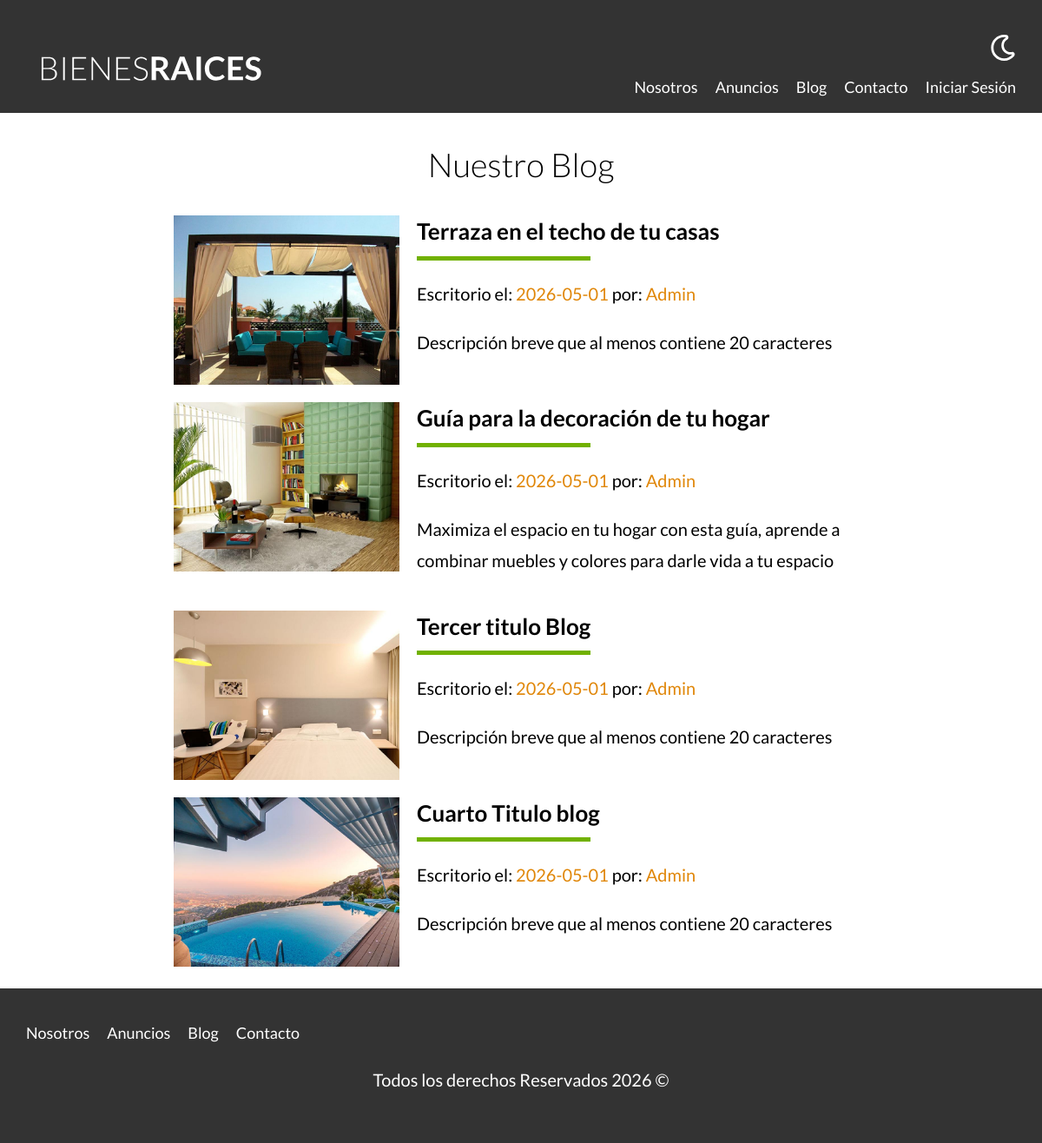
Page /blog on the committed database.
### tables this page shows
CREATE TABLE `blog` (
  `id` int NOT NULL AUTO_INCREMENT,
  `titulo` varchar(60) DEFAULT NULL,
  `imagen` varchar(200) DEFAULT NULL,
  `descripcion` mediumtext,
  `contenido` longtext,
  `creado` date DEFAULT NULL,
  `usuarioId` int DEFAULT NULL,
  PRIMARY KEY (`id`),
  KEY `usuarioId_id` (`usuarioId`),
  CONSTRAINT `usuarioId` FOREIGN KEY (`usuarioId`) REFERENCES `usuarios` (`id`)
);

CREATE TABLE `usuarios` (
  `id` int NOT NULL AUTO_INCREMENT,
  `email` varchar(60) DEFAULT NULL,
  `password` char(60) DEFAULT NULL,
  `nombre` varchar(60) DEFAULT NULL,
  PRIMARY KEY (`id`)
);

### controllers/PaginasController.php (called while the page is built, shortened)
<?php
class PaginasController {
    public static function blog(Router $router) {
        $entradas = Entrada::all();
        $usuarioId = Admin::all();
        $router->render('paginas/blog', [
            'entradas' => $entradas,
            'usuarioId' => $usuarioId
        ]);
    }
}

### public/index.php (called while the page is built, shortened)
<?php
$router = new Router();
$router->get('/admin', [PropiedadController::class, 'index'] );
$router->get('/propiedades/crear', [PropiedadController::class, 'crear']);
$router->post('/propiedades/crear', [PropiedadController::class, 'crear']);
$router->get('/propiedades/actualizar', [PropiedadController::class, 'actualizar']);
$router->post('/propiedades/actualizar', [PropiedadController::class, 'actualizar']);
$router->post('/propiedades/eliminar', [PropiedadController::class, 'eliminar']);
$router->get('/vendedores/crear', [VendedorController::class, 'crear']);
$router->post('/vendedores/crear', [VendedorController::class, 'crear']);
$router->get('/vendedores/actualizar', [VendedorController::class, 'actualizar']);
$router->post('/vendedores/actualizar', [VendedorController::class, 'actualizar']);
$router->post('/vendedores/eliminar', [VendedorController::class, 'eliminar']);
$router->get('/blog/crear', [EntradaController::class, 'crear']);
$router->post('/blog/crear', [EntradaController::class, 'crear']);
$router->get('/blog/actualizar', [EntradaController::class, 'actualizar']);
$router->post('/blog/actualizar', [EntradaController::class, 'actualizar']);
$router->post('/blog/eliminar', [EntradaController::class, 'eliminar']);
$router->get('/', [PaginasController::class, 'index']);
$router->get('/nosotros', [PaginasController::class, 'nosotros']);
$router->get('/propiedades', [PaginasController::class, 'propiedades']);
$router->get('/propiedad', [PaginasController::class, 'propiedad']);
$router->get('/blog', [PaginasController::class, 'blog']);
$router->get('/entrada', [PaginasController::class, 'entrada']);
$router->get('/contacto', [PaginasController::class, 'contacto']);
$router->post('/contacto', [PaginasController::class, 'contacto']);
$router->get('/login', [LoginController::class, 'login']);
$router->post('/login', [LoginController::class, 'login']);
$router->get('/logout', [LoginController::class, 'logout']);
$router->comprobarRutas();

### models/ActiveRecord.php (called while the page is built, shortened)
<?php
class ActiveRecord {
    protected static $db;
    protected static $tabla = '';
    public static function setDB($database) {
        self::$db = $database;
    }
    public static function all() {
        $query = "SELECT * FROM " . static::$tabla;
        $resultado = self::consultarSQL($query);
        return $resultado;
    }
    public static function consultarSQL($query) {
        $resultado = self::$db->query($query);
        $array = [];
        while($registro = $resultado->fetch_assoc()) {
            $array[] = static::crearObjeto($registro);
        }
        return $array;
    }
    protected static function crearObjeto($registro) {
        $objeto = new static;
        foreach($registro as $key => $value) {
            if (property_exists($objeto, $key)) {
                $objeto->$key = $value;
            }
        }
        return $objeto;
    }
}

### views/paginas/listado_entradas.php (the view)
<?php foreach($entradas as $entrada): ?>
    <article class="entrada-blog">
        <div class="imagen">
            <img src="/imagenes/<?php echo $entrada->imagen; ?>" alt="Entrada" loading="lazy">
        </div>
        <div class="texto-entrada">
            <a href="/entrada?id=<?php echo $entrada->id; ?>">
            <h4><?php echo $entrada->titulo; ?></h4>
            <?php foreach($usuarioId as $usuario): ?>
            <?php if($entrada->usuarioId === $usuario->id) : ?>
                <p class="informacion-meta">Escritorio el: <span><?php echo $entrada->creado . ''; ?></span> por: <span><?php echo ($usuario->nombre); ?></span></p>
                <?php endif; ?>
            <?php endforeach;?>
            <p>
            <?php echo $entrada->descripcion; ?>
            </p>
            </a>
        </div>
    </article>
<?php endforeach; ?>

### views/paginas/blog.php (shortened to what this page needs)
<main class="contenedor seccion contenido-centrado">
    <h1>Nuestro Blog</h1>
    <?php
        include 'listado_entradas.php';
    ?>
</main>

### Router.php (shortened to what this page needs)
<?php
class Router {
    public $rutasGET = [];
    public $rutasPOST = [];
    public function get($url, $fn) {
        $this->rutasGET[$url] = $fn;
    }
    public function post($url, $fn) {
        $this->rutasPOST[$url] = $fn;
    }
    public function comprobarRutas() {
        $urlActual = $_SERVER['PATH_INFO'] ?? '/';
        $metodo = $_SERVER['REQUEST_METHOD'];
        if ($metodo === 'GET') {
            $fn = $this->rutasGET[$urlActual] ?? null;
        } else {
            $fn = $this->rutasPOST[$urlActual] ?? null;
        }
        if ($fn) {
            call_user_func($fn, $this);
        } else {
            $this->e404();
        }
    }
    public function render($view, $datos = []) {
        include __DIR__ . "/views/$view.php";
        $contenido = ob_get_clean();
        include __DIR__ . '/views/layout.php';
    }
}

### views/layout.php (shortened to what this page needs)
<?php
    $auth = $_SESSION['login'] ?? false;
    if ( !isset($inicio) ) {
        $inicio = false;
    }
?>
<!DOCTYPE html>
<html lang="en">
<head>
    <link rel="stylesheet" href="/build/css/app.css">
</head>
<body>
    <header class="header <?php echo ($inicio) ? 'inicio' : '' ?> ">
        <div class="contenedor contenido-header">
            <div class="barra">
                <a href="/">
                    <img src="/build/img/logo.svg" alt="Logotipo de Bienes Raices">
                </a>
                <div class="derecha">
                    <img class="dark-mode-boton" src="/build/img/dark-mode.svg">
                    <nav class="navegacion">
                        <a href="/nosotros">Nosotros</a>
                        <a href="/propiedades">Anuncios</a>
                        <a href="/blog">Blog</a>
                        <a href="/contacto">Contacto</a>
                        <?php if(!$auth): ?>
                            <a href="/login">Iniciar Sesión</a>
                        <?php endif; ?>
                    </nav>
                </div>
            </div>
        </div>
    </header>
    <?php echo $contenido; ?>
    <footer class="footer seccion">
        <div class="contenedor contenedor-footer">
            <nav class="navegacion">
                <a href="/nosotros">Nosotros</a>
                <a href="/propiedades">Anuncios</a>
                <a href="/blog">Blog</a>
                <a href="/contacto">Contacto</a>
            </nav>
        </div>
        <p class="copyright">Todos los derechos Reservados <?php echo date('Y'); ?> &copy;</p>
    </footer>
</body>
</html>

### public/build/css/app.css (style rules this page uses)
html { -webkit-text-size-adjust:100%;line-height:1.15 }
body { margin:0 }
main { display:block }
h1 { font-size:2em;margin:.67em 0 }
a { background-color:transparent }
img { border-style:none }
html { box-sizing:border-box;font-size:62.5% }
*,:after,:before { box-sizing:inherit }
body { font-family:Lato,sans-serif;font-size:1.6rem;line-height:1.8 }
p { color:#000;font-size:2rem }
.contenedor { margin:0 auto;max-width:120rem;width:95% }
a { text-decoration:none }
img,picture { display:block;width:100% }
h1,h2,h3 { font-family:Lato,sans-serif;font-weight:300;margin:2.5rem 0;text-align:center }
h1 { font-size:3.8rem }
h4 { font-size:2.6rem }
.seccion { margin-bottom:2.5rem;margin-top:2.5rem }
.contenido-centrado { max-width:80rem }
.header { background-color:#333;padding:1rem 0 3rem }
.contenido-header { display:flex;flex-direction:column;justify-content:space-between }
.footer { background-color:#333;margin-bottom:0;padding:3.5rem 0 }
.footer .navegacion { height:auto;opacity:1;visibility:visible }
.footer .copyright { color:#fff;text-align:center }
.derecha { align-items:center;display:flex;flex-direction:column }
@media (min-width:768px) { .derecha { align-items:flex-end } }
.derecha .dark-mode-boton { filter:invert(100%);height:3rem;margin:3rem 0;width:3rem }
@media (min-width:768px) { .derecha .dark-mode-boton { margin-top:0 } }
.barra { align-items:center;display:flex;flex-direction:column;padding-top:3rem }
.barra img { height:auto;max-width:100%;width:28rem }
@media (min-width:768px) { .barra { align-items:flex-end;flex-direction:row;justify-content:space-between } }
.navegacion { height:0;opacity:0;transition:visibility .3s ease-in-out,opacity .2s linear,height .5s linear;visibility:hidden }
@media (min-width:768px) { .navegacion { align-items:center;display:flex;opacity:1;visibility:visible } }
.navegacion a { color:#fff;display:block;font-size:2.2rem;text-align:center;text-decoration:none }
@media (min-width:768px) { .navegacion a { font-size:1.8rem;margin-right:2rem } }
@media (min-width:768px) { .navegacion a:last-of-type { margin-right:0 } }
.entrada-blog { margin-top:2rem }
@media (min-width:768px) { .entrada-blog { -moz-column-gap:2rem;column-gap:2rem;display:grid;grid-template-columns:1fr 2fr } }
.entrada-blog:last-of-type { margin-bottom:0 }
.informacion-meta span { color:#e08709 }
.texto-entrada a { color:#000;display:block;margin-top:2rem }
@media (min-width:768px) { .texto-entrada a { margin-top:0 } }
.texto-entrada h4 { line-height:1.4;margin:0 }
.texto-entrada h4:after { background-color:#71b100;content:"";display:block;height:.5rem;margin-top:1rem;width:20rem }

### rows in the picture
blog: imagen (picture), titulo "Terraza en el techo de tu casas", creado "2026-05-01", descripcion "Descripción breve que al menos contiene 20 caracteres"
usuarios: nombre "Admin"
blog: imagen (picture), titulo "Guía para la decoración de tu hogar", creado "2026-05-01", descripcion "Maximiza el espacio en tu hogar con esta guía, aprende a combinar muebles y colores para darle vida a tu espacio"
blog: imagen (picture), titulo "Tercer titulo Blog", creado "2026-05-01", descripcion "Descripción breve que al menos contiene 20 caracteres"
blog: imagen (picture), titulo "Cuarto Titulo blog", creado "2026-05-01", descripcion "Descripción breve que al menos contiene 20 caracteres"
